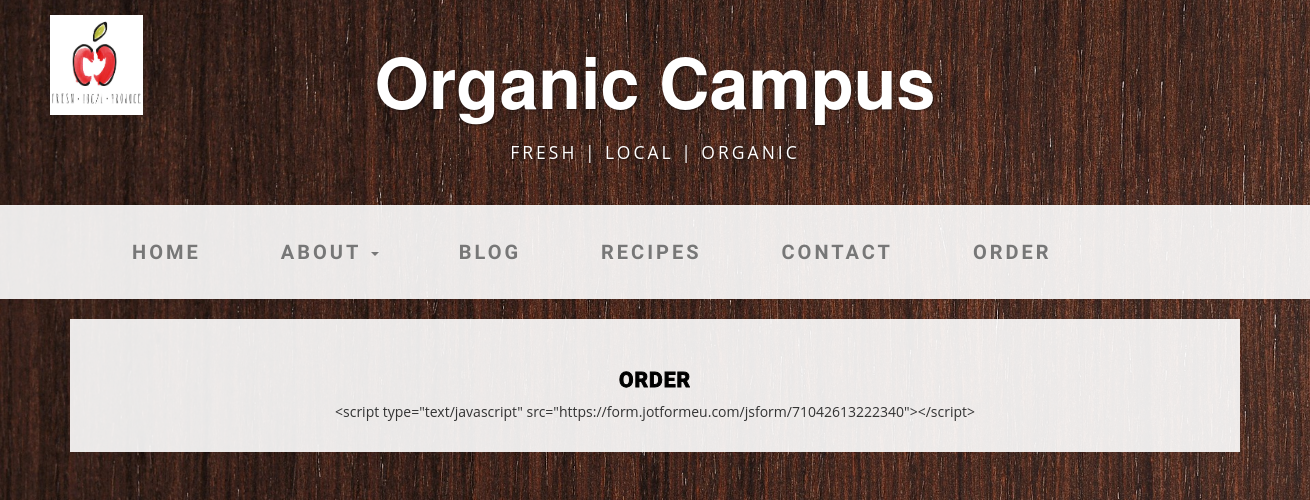
The page /order/1 on the database as committed earlier.
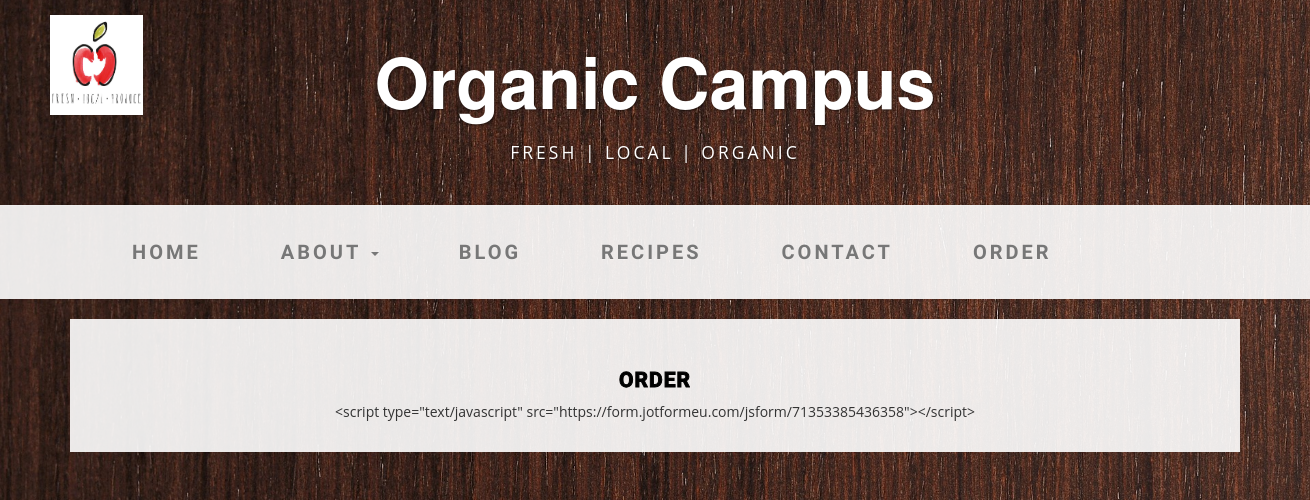
The same page on the database as committed later.
### blog/models.py (models this page shows, shortened)
class Order(models.Model):
    text = models.TextField()

### blog/views.py (the view)
# urls.py: url(r'^order/(?P<pk>\d+)', views.order_detail, name='order_detail'),
def order_detail(request, pk):
    order = get_object_or_404(Order, pk=pk)
    return render(request, 'blog/order_detail.html', {'order': order})

### blog/templates/blog/order_detail.html (shortened to what this page needs)
{% extends 'blog/base.html' %}
{% block content %}
<h1 class="titleText">ORDER</h1>
     {{ order.text }}
{% endblock %}

Rows that differ between the two databases and show on the page:
changed Order: text "<script type=\"text/javascript\" src=\"https://form.jotformeu.com/jsform/71042613222340\"></script>" → "<script type=\"text/javascript\" src=\"https://form.jotformeu.com/jsform/71353385436358\"></script>"
